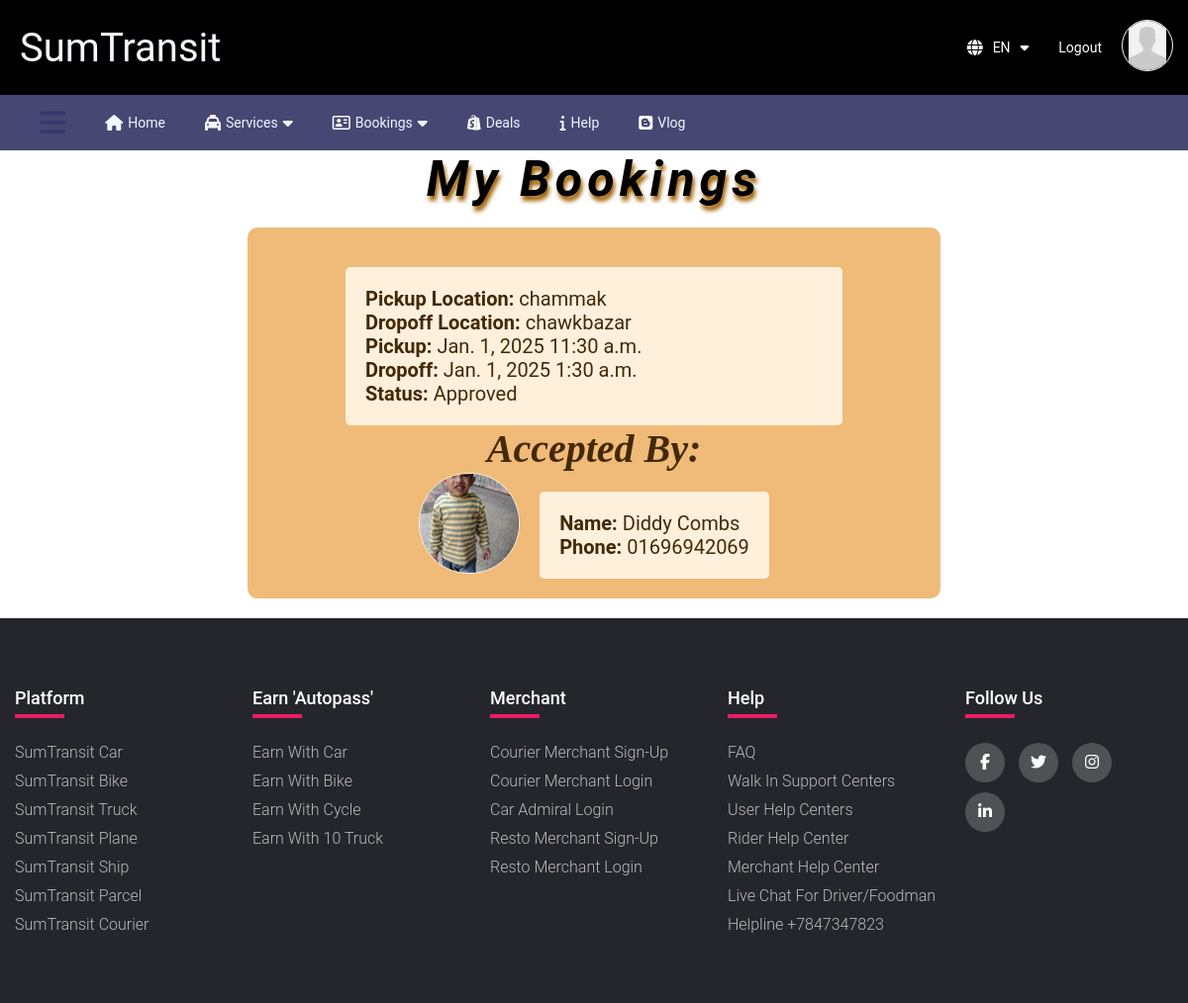
Before: /testdashboard/ (signed in) with the older database file.
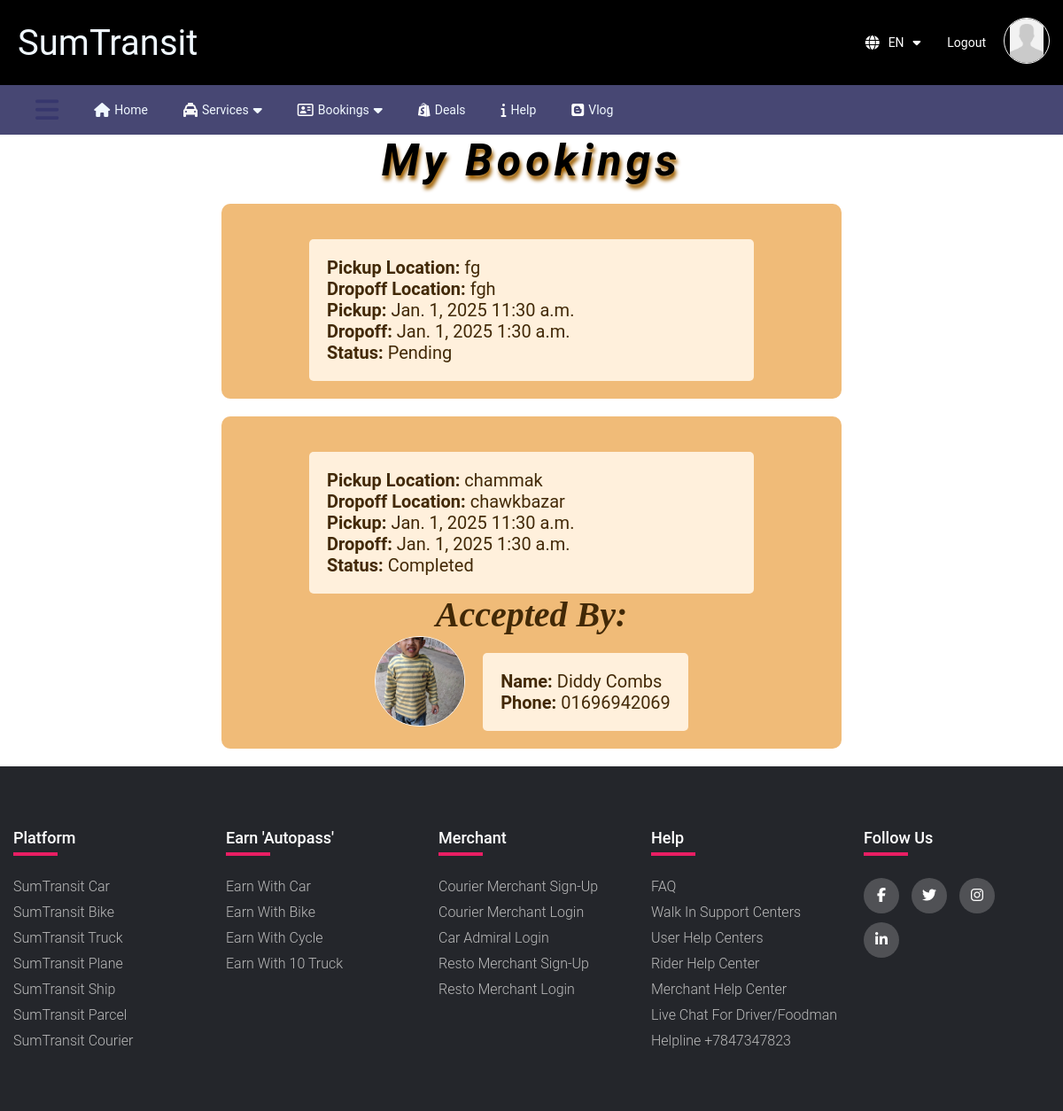
After: the same page with the newer database file.
### main/models.py (models this page shows, shortened)
class Booking(models.Model):
    STATUS_CHOICES = [
        ('Pending', 'Pending'),
        ('Approved', 'Approved'),
        ('Rejected', 'Rejected'),
    ]
    customerid = models.ForeignKey('RiderRegister', on_delete=models.CASCADE, related_name='customer_bookings',null=True, blank=True)
    driverid = models.ForeignKey('CarRegister', on_delete=models.CASCADE, null=True, blank=True, related_name='driver_bookings')
    name = models.CharField(max_length=100)
    phone_number = models.CharField(max_length=15)
    pickup_location = models.CharField(max_length=255)
    pickup_date = models.DateField(default=datetime.date(1999, 10, 10))
    pickup_time = models.TimeField(default=datetime.time(0, 0))
    dropoff_location = models.CharField(max_length=255)
    dropoff_date = models.DateField(default=datetime.date(1999, 10, 10))
    dropoff_time = models.TimeField(default=datetime.time(0, 0))
    driver_name=models.CharField(max_length=100,null=True, blank=True)
    driver_phone_number = models.CharField(max_length=15,null=True, blank=True)
    driver_prof=models.ImageField( upload_to='profilepic/', null=True, blank=True)
    status = models.CharField(max_length=20, choices=STATUS_CHOICES, default='Pending')
    customer_prof=models.ImageField( upload_to='profilepic/', null=True, blank=True)

### main/views.py (the view)
def testdashboard(request):
    rider = RiderRegister.objects.get(user=request.user)
    user_bookings = Booking.objects.filter(customerid=rider.id).order_by('-id')
    return render(request, 'testdashboard.html', {'bookings': user_bookings })

### main/context_processors.py (called while the page is built)
def profile_pic(request):
    if request.user.is_authenticated:
        profile_pic = None
        try:
            if request.user.user_type == 'Driver':
                driver = CarRegister.objects.get(user=request.user)
                profile_pic = driver.profilepic.url if driver.profilepic else 'website/images/profile.jpg'
            elif request.user.user_type == 'Customer':
                customer = RiderRegister.objects.get(user=request.user)
                profile_pic = customer.profilepic.url if customer.profilepic else 'website/images/profile.jpg'
        except (CarRegister.DoesNotExist, RiderRegister.DoesNotExist):
            profile_pic = 'website/images/profile.jpg' # Default profile picture
        return {'profile_pic': profile_pic}
    return {'profile_pic': 'website/images/profile.jpg'}

### main/templates/testdashboard.html (shortened to what this page needs)
{% extends 'base.html' %}
{% load static %}
{% block content %}
<div style="align-items: center;display: flex;flex-direction: column;">
  <h1 class="dealsheader">My Bookings</h1>
  <ul>
    {% for booking in bookings %}
    <li>
      <div class="dealsbox">
        <div class="dealsdes" style="display: flex;flex-direction: column;">
        <p ><b>Pickup Location: </b>{{ booking.pickup_location }}</p>
        <p ><b>Dropoff Location: </b>{{ booking.dropoff_location }}</p>
        <p ><b>Pickup: </b>{{ booking.pickup_date }} {{ booking.pickup_time }}</p>
        <p ><b>Dropoff: </b>{{ booking.dropoff_date }} {{ booking.dropoff_time }}</p>
        <p ><b>Status: </b>{{booking.status}}</p></div>
        {% if not booking.status == "Pending" %}
        <h3 class="dealstitle">Accepted By:</h3>
        <div style="display: flex;justify-content: center;align-items: center;">
          {% if booking.driver_prof %}
          <div style="margin-right: 20px;">
            <img src="{{ booking.driver_prof.url }}" alt="Driver Profile" style="width: 100px;height: 100px;object-fit: cover;border-radius: 50px;
    border: #f7f7f7 1px solid; ">
            {% else %}
            <img src="{% static 'images/profilepic/profile.jpg' %}" alt="Default Profile"
              style="width: 200px;height: 200px;">
            {% endif %}
          </div>
          <div style="display: flex;flex-direction: column;width: 90%;" class="dealsdes">
            <p><b>Name: </b>{{ booking.driver_name }}</p>
            <p><b>Phone: </b>{{ booking.driver_phone_number }}</p>
          </div>
        </div>{% endif %}
      </div>
    </li>
    {% endfor %}
  </ul>
</div>
{% endblock %}

### main/templates/base.html (shortened to what this page needs)
<!DOCTYPE html>
{% load static %}
<html lang="en">
<head>
  <link rel="stylesheet" href="{% static 'website/css/style.css' %}">
  <link rel="stylesheet" href="https://cdnjs.cloudflare.com/ajax/libs/font-awesome/6.5.1/css/all.min.css"
 />
</head>
</head>
<body>
  <header>
    <div class="Navbar">
      <a href="{% url 'home' %}" class="thakna">
        <div style="display: flex; align-items: center;" class="sumtran">
          <p style="font-size: 40px;margin-left: 20px;">SumTransit</p>
      </a>
    </div>
    <div style="display: flex; align-items: center; margin-left: auto;" class="basic_nav">
      <div class="lang"><i class="fa-solid fa-globe"></i>
        <p>EN<i class="fa-solid fa-caret-down" style="margin-left: 10px;"></i>
      </div>
      {% if user.is_authenticated %}
      <a href="{% url 'logout' %}" class="thakna" style="color: hsl(0, 0%, 100%);">
        <div class="log_in_nav "
          style="display: flex;align-items: center;align-self: center;height: fit-content;margin-right: 10px;">
          <p>Logout</p>
        </div>
      </a>
      {% if profile_pic and user.user_type == 'Driver'%}
      <a href="{% url 'driver_dashboard' %}"><img class="profile_pic_das" src="{{profile_pic}}" style="object-fit: contain;"></a>
      {% elif profile_pic %}
      <a href="{% url 'customer_dashboard' %}"><img class="profile_pic_das" src="{{profile_pic}}" style="object-fit: contain;"></a>
      {% endif %}
      {% endif %}
    </div>
    <div class="Navbar-2"
      style="display:flex; align-items:center; background-color:rgba(45, 45, 95, 0.876); color:aliceblue;">
      <i class="fa-solid fa-bars" style="margin-left:40px; margin-right:20px;font-size: 30px;color: rgba(53, 53, 109, 0.876);"></i>
      {% if user.is_authenticated and user.user_type == 'Driver' %}
      <a href="{% url 'home' %}" class="thakna">
        <div class="sub_nav">
          <i class="fa-solid fa-house"></i>
          <p>Home</p>
        </div>
      </a>
      <a href="{% url 'pending_car_booking' %}" class="thakna">
        <div class="Navbar-2-vitor sub_nav " style="display:flex; align-items:center;">
          <i class="fa-regular fa-clock" style="color: #f7f7f7;"></i>
          <p>Pending Rides</p><i class="fa-solid fa-caret-down" style="margin-left: 5px;"></i>
        </div>
      </a>
      <a href="{% url 'confirm_car_booking' %}" class="thakna">
        <div class="sub_nav"><i class="fa-regular fa-address-card" style="color: #ffffff;"></i>
          <p>Ride Bookings</p><i class="fa-solid fa-caret-down" style="margin-left: 5px;"></i>
        </div>
      </a>
      <a href="{% url 'deals' %}" class="thakna">
        <div class="sub_nav"><i class="fa-brands fa-shopify" style="color: #ffffff;"></i>
          <p>Commission</p>
        </div>
      {% elif user.is_authenticated %}
      <a href="{% url 'home' %}" class="thakna">
        <div class="sub_nav">
          <i class="fa-solid fa-house"></i>
          <p>Home</p>
        </div>
      </a>
      <a href="{% url 'services' %}" class="thakna">
        <div class="Navbar-2-vitor sub_nav " style="display:flex; align-items:center;">
          <i class="fa-solid fa-taxi" style="color: #f7f7f7;"></i>
          <p>Services</p><i class="fa-solid fa-caret-down" style="margin-left: 5px;"></i>
        </div>
      </a>
      <a href="{% url 'testdashboard' %}" class="thakna">
        <div class="sub_nav"><i class="fa-regular fa-address-card" style="color: #ffffff;"></i>
          <p>Bookings</p><i class="fa-solid fa-caret-down" style="margin-left: 5px;"></i>
        </div>
      </a>
      <a href="{% url 'deals' %}" class="thakna">
        <div class="sub_nav"><i class="fa-brands fa-shopify" style="color: #ffffff;"></i>
          <p>Deals</p>
        </div>
        {% endif %}
      </a>
      <a href="{% url 'help' %}" class="thakna">
        <div class="sub_nav"><i class="fa-solid fa-info" style="color: #ffffff;"></i>
          <p>Help</p>
        </div>
      </a>
      <div class="sub_nav"><i class="fa-brands fa-blogger" style="color: #ffffff;"></i>
        <p>Vlog</p>
      </div>
    </div>
  </header>
  {% block content %}
  {% endblock %}
  <footer class="footer">
    <div class="container">
      <div class="row">
        <div class="footer-col">
          <h4>Platform</h4>
          <ul>
            <li><a href="#">SumTransit Car</a></li>
            <li><a href="#">SumTransit Bike</a></li>
            <li><a href="#">SumTransit Truck</a></li>
            <li><a href="#">SumTransit Plane</a></li>
            <li><a href="#">SumTransit Ship</a></li>
            <li><a href="#">SumTransit Parcel</a></li>
            <li><a href="#">SumTransit Courier</a></li>
          </ul>
        </div>
        <div class="footer-col">
          <h4>Earn 'autopass'</h4>
          <ul>
            <li><a href="{% url 'car_registration' %}" class="thakna">Earn With Car</a></li>
            <li><a href="{% url 'bike_registration' %}" class="thakna">Earn With Bike</a></li>
            <li><a href="{% url 'bicycle_registration' %}" class="thakna">Earn With Cycle</a></li>
            <li><a href="#">Earn With 10 Truck</a></li>
          </ul>
        </div>
        <div class="footer-col">
          <h4>Merchant</h4>
          <ul>
            <li><a href="#">Courier Merchant Sign-up</a></li>
            <li><a href="#">Courier Merchant Login</a></li>
            <li><a href="#">Car Admiral Login</a></li>
            <li><a href="#">Resto Merchant Sign-up</a></li>
            <li><a href="#">Resto Merchant Login</a></li>
          </ul>
        </div>
        <div class="footer-col">
          <h4>Help</h4>
          <ul>
            <li><a href="#">FAQ</a></li>
            <li><a href="#">Walk in Support Centers</a></li>
            <li><a href="{% url 'help' %}" class="thakna">User Help Centers</a></li>
            <li><a href="{% url 'help' %}" class="thakna">Rider Help Center</a></li>
            <li><a href="{% url 'help' %}" class="thakna">Merchant Help Center</a></li>
            <li><a href="#">Live Chat for Driver/Foodman</a></li>
            <li><a href="#">Helpline +7847347823</a></li>
          </ul>
        </div>
        <div class="footer-col">
          <h4>follow us</h4>
          <div class="social-links">
            <a href="#"><i class="fab fa-facebook-f"></i></a>
            <a href="#"><i class="fab fa-twitter"></i></a>
            <a href="#"><i class="fab fa-instagram"></i></a>
            <a href="#"><i class="fab fa-linkedin-in"></i></a>
          </div>
        </div>
      </div>
    </div>
  </footer>
</body>
</html>

### static/website/css/style.css (style rules this page uses)
* { margin: 0px; border: border-box; padding: 0px; font-family: Roboto; }
.lang { display: flex; flex-wrap: wrap; }
.lang p { margin: 0 10px 0 10px }
.Navbar, .sub_nav { padding: 20px 0 20px 0; }
.Navbar { display: flex; align-items: center; background-color:black; color:rgb(255, 255, 255); justify-content: space-between; }
.sub_nav , .Navbar-2 div { display: flex; padding: 20px; }
.sub_nav p { margin-left: 5px; }
.footer { background-color: #24262b; padding: 70px 0; width: 100%; }
.container { max-width: 1240px; margin: auto; }
.row { display: flex; flex-wrap:inherit; }
ul { list-style: none; }
.footer-col { width: 25%; padding: 0 15px; }
.footer-col h4 { font-size: 18px; color: #ffffff; text-transform: capitalize; margin-bottom: 35px; font-weight: 500; position: relative; }
.footer-col h4::before { content: ''; position: absolute; left: 0; bottom: -10px; background-color: #e91e63; height: 4px; box-sizing: border-box; width: 50px; }
.footer-col ul li:not(:last-child) { margin-bottom: 10px; }
.footer-col ul li a { font-size: 16px; text-transform: capitalize; color: #ffffff; text-decoration: none; font-weight: 300; color: #bbbbbb; display: block; transition: all 0.3s ease; }
.footer-col .social-links a { display: inline-block; height: 40px; width: 40px; background-color: rgba(255, 255, 255, 0.2); margin: 0 10px 10px 0; text-align: center; line-height: 40px; border-radius: 50%; color: #ffffff; transition: all 0.5s ease; }
.basic_nav div { padding:10px; }
.lang,.log_in_nav,.sign_up_nav,.sumtran,.Navbar-2 div,.Navbar-2 i:hover { cursor: pointer; }
h3 { font-size: 20px; margin-bottom: 5px; }
p { font-size: 14px; margin: 0; }
.lang,.log_in_nav,.sign_up_nav,.sumtran,.Navbar-2 p,.Navbar-2 i:hover { cursor: pointer; }
.thakna { text-decoration: none; color: aliceblue; }
html { scroll-behavior: smooth; }
.dealsheader { letter-spacing: 5px; font-size: 50px; font-style: italic; text-shadow: 2px 5px 4px rgb(158, 95, 0); }
.dealsbox { background-color: #F0BB78; margin: 20px; flex-direction: column; display: flex; align-items: center; border-radius: 10px; padding: 20px; width: 55vw; }
.dealstitle { color: #422907; font-size: 40px; font-family: Georgia; font-style: italic; margin: 0 20px; }
.dealsdes { background-color: #FFF0DC; width: 70%; display: flex; justify-content: center; padding: 20px; margin-top: 20px; border-radius: 5px; font-size: 18px; color: #422907; }
.profile_pic_das { height: 50px; width: 50px; border-radius: 50px; border: #f7f7f7 1px solid; object-fit: cover; margin-right: 15px; }

### main/templates/testdashboard.html (style rules this page uses)
.dealsdes p { font-size: 20px; }

Changed rows visible on the page:
added Booking: pickup_location "fg", dropoff_location "fgh", pickup_date "Jan. 1, 2025", pickup_time "11:30 a.m.", dropoff_date "Jan. 1, 2025", dropoff_time "1:30 a.m.", status "Pending"
changed Booking "chammak": status "Approved" → "Completed"
